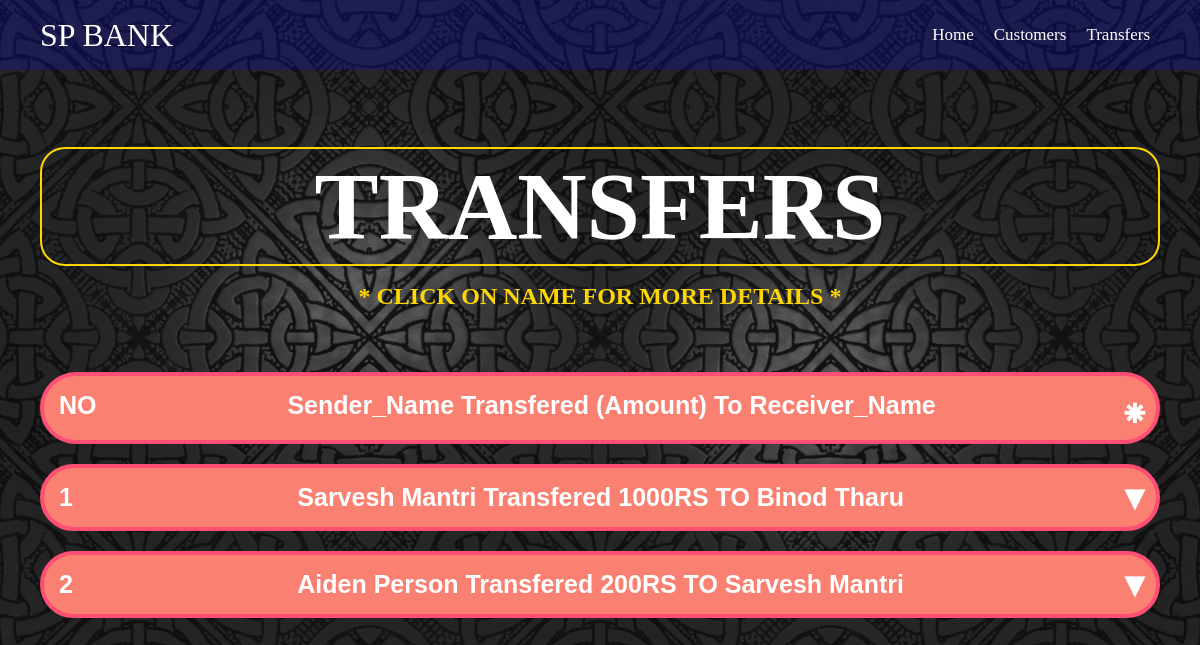
The page /transfers.php on the database its author committed.
### tables this page shows
CREATE TABLE `transfers` (
  `transferid` int(255) NOT NULL,
  `sender_id` int(225) NOT NULL,
  `sender_name` varchar(255) NOT NULL,
  `receiver_id` int(255) NOT NULL,
  `receiver_name` varchar(255) NOT NULL,
  `transfered_amount` int(255) NOT NULL,
  `transfer_date` timestamp NOT NULL DEFAULT current_timestamp()
);

### transfers.php (the view, shortened to what this page needs)
<?php
    include_once 'header.php';
?>
<div class="container">
    <div>
        <h1 class= "head1"><b>TRANSFERS<b></h1>
        <h5 class= "subhead1"><b>* CLICK ON NAME FOR MORE DETAILS *<b></h5>
        <?php
            $sql = "SELECT * FROM transfers;";
            $resultcus = mysqli_query($conn, $sql);
        ?>
    </div>
    <div class="accordion">
        <button type="button" class="cusbtn" style="text-align: center;"><span style="float: left; ">NO</span>Sender_Name Transfered (Amount) To Receiver_Name </button>
    </div>
    <div class="accordion">
        <?php foreach($resultcus as $row) { ?>
        <button type="button" class="accordion__button" style="text-align: center;"><?php echo "<span style=\"float: left \">" .$row['transferid']. "</span>"; echo "<span>".$row['sender_name']." Transfered ".$row['transfered_amount']. "RS TO " .$row['receiver_name']."</span>"; ?></button>
        <?php } ?>
</div>
<?php
    include_once 'footer.php';
?>

### css/customer.css (style rules this page uses)
body { background-image: url("../images/spbg3.jpg"); background-repeat:repeat-y; background-size: contain; background-attachment:local; min-height: 1500px; }
* { box-sizing: border-box; padding: 0; margin: 0; }
body { color: white; line-height: 1.6; }
h1, h2 { font-weight: 300; line-height: 1.2; margin: 10 px 1000; }
.container { max-width: 1200px; margin: 0 auto; overflow: auto; padding: 0 40px; }
.head1 { text-align: center; margin-bottom: 1%; font-size: 8vw; border: 2px solid gold; border-radius: 25px; }
.subhead1 { text-align: center; margin-bottom: 5%; color:gold; font-size: 2vw; }
.cusbtn { display: block; margin-top: 20px; color: white; width: 100%; padding: 15px; border: none; outline: none; cursor: pointer; background: salmon; text-align: left; border-radius: 50px; border: 4px solid #ff4e74 ; font-weight: bold; font-size: 25px; }
.cusbtn::after { content: '\2055'; float: right; transform: scale(1.5); }
.accordion__button { margin-top: 20px; color: white; display: block; width: 100%; padding: 15px; border: none; outline: none; cursor: pointer; background: salmon; text-align: center; border-radius: 50px; border: 4px solid #ff4e74 ; font-weight: bold; font-size: 25px; }
.accordion__button::after { content: '\25be'; float: right; transform: scale(1.5); }
::placeholder { color: white; opacity: 1; font-weight: bold; font-size: 25px; }

### rows shown on the page
transfers: transferid "1", sender_name "Sarvesh Mantri", transfered_amount "1000", receiver_name "Binod Tharu"
transfers: transferid "2", sender_name "Aiden Person", transfered_amount "200", receiver_name "Sarvesh Mantri"
